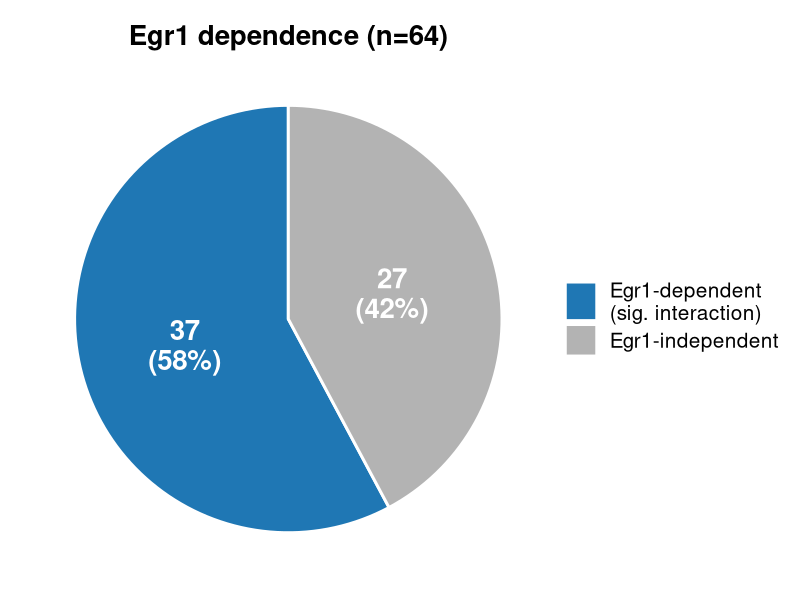
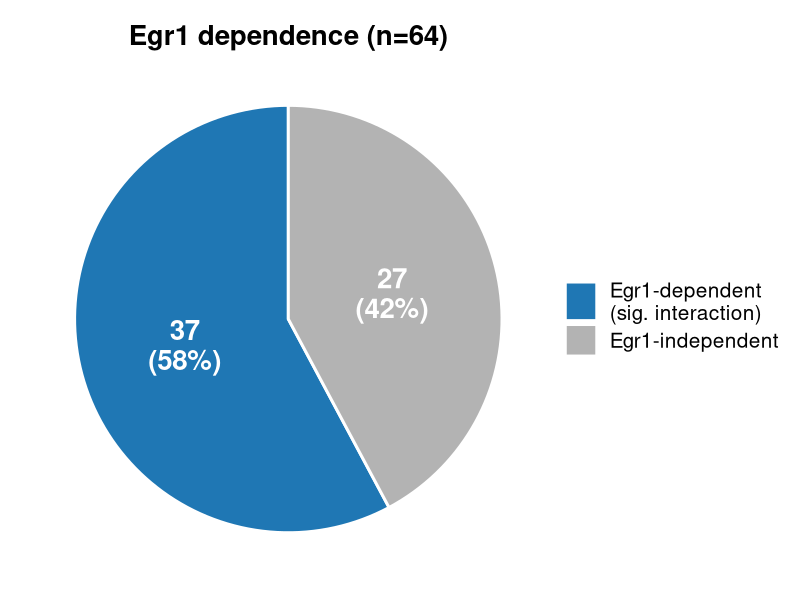

These figures' R source, in order:
suppressMessages(library(ggplot2))
out <- "C:/Users/loril/Documents/Egr1/Egr1 manuscript/Final Submission/github code/output/"
dep <- 37; ind <- 27; tot <- dep + ind          # 64
d <- data.frame(
  cat = factor(c("Egr1-dependent\n(sig. interaction)","Egr1-independent"),
               levels=c("Egr1-dependent\n(sig. interaction)","Egr1-independent")),
  n   = c(dep, ind))
d$pct <- round(100*d$n/tot)
d$lab <- paste0(d$n, "\n(", d$pct, "%)")
# position labels at slice mid-angle
d$cum <- cumsum(d$n); d$mid <- d$cum - d$n/2
p <- ggplot(d, aes(x="", y=n, fill=cat)) +
  geom_col(width=1, colour="white", linewidth=1) +
  coord_polar(theta="y", start=0, direction=1) +
  geom_text(aes(y=tot-mid, label=lab), colour="white", fontface="bold", size=7, lineheight=0.9) +
  scale_fill_manual(values=c("Egr1-dependent\n(sig. interaction)"="#1f77b4","Egr1-independent"="#b3b3b3"), name=NULL) +
  labs(title=sprintf("Egr1 dependence (n=%d)", tot)) +
  theme_void(base_size=16) +
  theme(plot.title=element_text(size=20, face="bold", hjust=0.5),
        legend.text=element_text(size=15), legend.position="right",
        legend.key.size=unit(0.9,"cm"), plot.margin=margin(10,10,10,10))
ggsave(paste0(out,"Egr1dependence_pie_n64.pdf"), p, width=7.2, height=5, device=cairo_pdf)
ggsave(paste0(out,"Egr1dependence_pie_n64.png"), p, width=7.2, height=5, dpi=200, bg="white")
cat("dependent", dep, "(", d$pct[1], "%) | independent", ind, "(", d$pct[2], "%) | n", tot, "\n")
cat("WROTE Egr1dependence_pie_n64.{pdf,png}\n")
